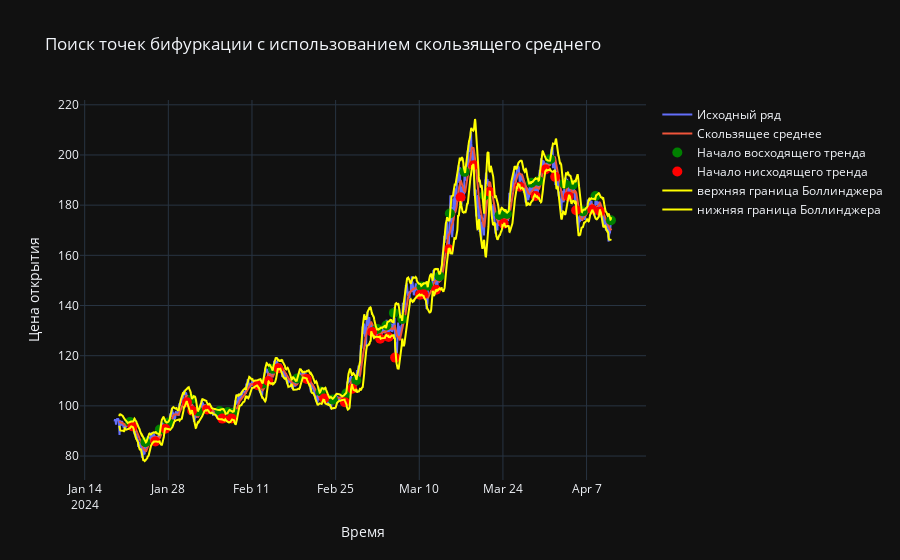

Notebook source saved alongside this figure:
### Code cell
import plotly.graph_objects as go
import pandas as pd
import numpy as np
import ruptures as rpt
# rolling_mean = solusdt_data['open_price'].rolling(window=window).mean()
# rolling_std = pd.Series(solusdt_data['open_price']).rolling(window=window).std()

# threshold = solusdt_data['rolling_mean'].diff().abs().quantile(0.95)
# significant_changes = (solusdt_data['rolling_mean'].diff().abs() > threshold)

trace0 = go.Scatter(
    x=solusdt_data['open_time'],
    y=solusdt_data['open_price'],
    mode='lines',
    name='Исходный ряд'
)

trace1 = go.Scatter(
    x=solusdt_data['open_time'],
    y=solusdt_data['rolling_mean'],
    mode='lines',
    name='Скользящее среднее'
)
# solusdt_data['trend_points'] = np.nan
# solusdt_data.loc[solusdt_data['start_new_trend'],'trend_points'] = solusdt_data.loc[solusdt_data['start_new_trend'],'rolling_mean']
# trace2 = go.Scatter(
#     x=solusdt_data['open_time'],
#     y=solusdt_data['trend_points'],
#     mode='markers',
#     name='Точки бифуркации',
#     marker=dict(color='red')
# )
trace2 = go.Scatter(
    x=solusdt_data['open_time'],
    y=solusdt_data['up_trend_point_value'],
    mode='markers',
    marker=dict(color='green', size=10),
    name='Начало восходящего тренда'
)
trace3 = go.Scatter(
    x=solusdt_data['open_time'],
    y=solusdt_data['down_trend_point_value'],
    mode='markers',
    marker=dict(color='red', size=10),
    name='Начало нисходящего тренда'
)

trace4 = go.Scatter(
    x=solusdt_data['open_time'],
    y=solusdt_data['bollinger_upper'],
    mode='lines',
    name='верхняя граница Боллинджера',
    marker=dict(color='yellow')
)
trace5 = go.Scatter(
    x=solusdt_data['open_time'],
    y=solusdt_data['bollinger_lower'],
    mode='lines',
    name='нижняя граница Боллинджера',
    marker=dict(color='yellow')
)
fig = go.Figure(data=[trace0, trace1, trace2, trace3,trace4, trace5])

fig.update_layout(
    title='Поиск точек бифуркации с использованием скользящего среднего',
    xaxis_title='Время',
    yaxis_title='Цена открытия'
)

# Отображение графика
fig.show()

### Figure 1 — Plotly figure (JSON) as saved in the notebook; plotly's stock layout.template omitted (floating-point values rounded to 4 significant figures; data arrays with more than 128 entries replaced by an {"elided": "..."} marker saying what was removed)
{"data": [{"mode": "lines", "name": "Исходный ряд", "type": "scatter", "x": {"elided": "1997 str values"}, "y": {"elided": "1997 float values"}}, {"mode": "lines", "name": "Скользящее среднее", "type": "scatter", "x": {"elided": "1997 str values"}, "y": {"elided": "1997 float values"}}, {"marker": {"color": "green", "size": 10}, "mode": "markers", "name": "Начало восходящего тренда", "type": "scatter", "x": {"elided": "1997 str values"}, "y": {"elided": "1997 float values"}}, {"marker": {"color": "red", "size": 10}, "mode": "markers", "name": "Начало нисходящего тренда", "type": "scatter", "x": {"elided": "1997 str values"}, "y": {"elided": "1997 float values"}}, {"marker": {"color": "yellow"}, "mode": "lines", "name": "верхняя граница Боллинджера", "type": "scatter", "x": {"elided": "1997 str values"}, "y": {"elided": "1997 float values"}}, {"marker": {"color": "yellow"}, "mode": "lines", "name": "нижняя граница Боллинджера", "type": "scatter", "x": {"elided": "1997 str values"}, "y": {"elided": "1997 float values"}}], "layout": {"title": {"text": "Поиск точек бифуркации с использованием скользящего среднего"}, "xaxis": {"title": {"text": "Время"}}, "yaxis": {"title": {"text": "Цена открытия"}}}}
